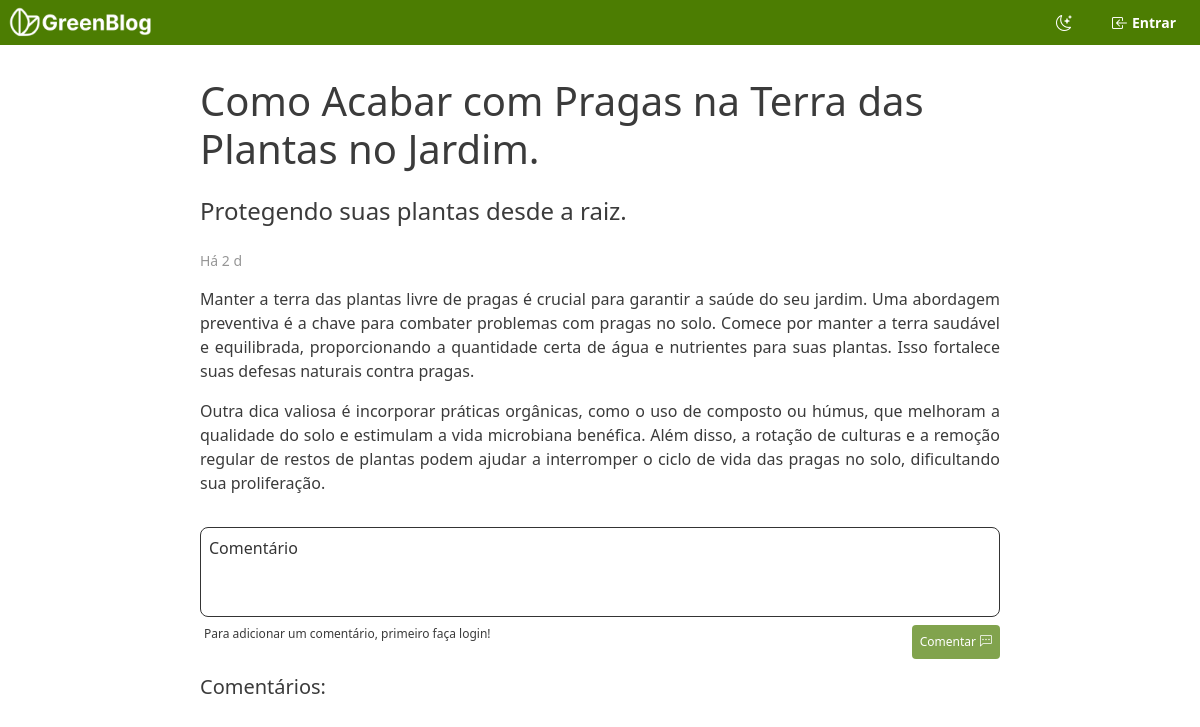
/post.php?id=10, run on the app's committed database.
### tables this page shows
CREATE TABLE posts (
        post_id integer primary key autoincrement,
        owner_id int not null references user(user_id),
        title varchar(80),
        subtitle text(100),
        content text,
        created_at timestamp DEFAULT CURRENT_TIMESTAMP
    );

### database/database.php (called while the page is built, shortened)
<?php
$db = new PDO("sqlite:" . DATABASE_PATH);
function get_post_by_id(String $id)
{
	global $db;
	$sql = "--sql
		SELECT * FROM posts WHERE post_id = '$id'
	";
	$query = $db->prepare($sql);
	$query->execute();
	$query = $query->fetch(PDO::FETCH_ASSOC);
	return $query;
}
function calculate_time_diff(String $date_str)
{
	$now = new DateTime('now');
	$date = new DateTime($date_str);
	$diff = $now->diff($date);
	$days = $diff->days;
	if ($days >= 1) {
		return 'Há ' . $days . ' d';
	}
	return '';
}

### post.php (the view, shortened to what this page needs)
<?php
include './database/database.php';
$header = include './header.php';
$post_id = $_GET['id'];
$post = get_post_by_id($post_id);
$date = $post['created_at'];
$created_at = calculate_time_diff($date);
?>
<!DOCTYPE html>
<html lang="pt-br">
<head>
  <link rel="stylesheet" href="/styles/global.css">
  <link rel="stylesheet" href="/styles/posts.css">
</head>
<body>
  <?= $header ?>
  <main id="container">
    <div id="content">
      <h1 class="h1"><?= $post['title'] ?></h1>
      <p class="h4" id="subtitle"><?= $post['subtitle'] ?></p>
      <div id="post_date">
        <span id="created_at">
          <?= $created_at ?>
        </span>
      </div>
      <div id="content_body">
        <?= $post['content'] ?>
      </div>
      <form action="/actions/comment.php" method="post" id="form">
        <textarea name="comment" id="comment_field" cols="30" rows="10" disabled required placeholder=Comentário></textarea>
        <div>
          <span>Para adicionar um comentário, primeiro faça login!</span>
          <button id="send_comment_bt" disabled>
            Comentar
            <span class="bi bi-chat-left-dots"></span>
          </button>
        </div>
      </form>
    </div>
    <div id="comments">
      <h5 class="h5">Comentários:</h5>
    </div>
  </main>
</body>
</html>

### styles/global.css (style rules this page uses)
:root { --primary-1: #D6FF97; --primary-2: #4C7D02; --primary-3: #213700; --font-1: #969696; --font-2: #343434; --font-3: #3b3b3b; --alert-1: rgb(238, 108, 68); --white: #FFFFFF; --header-height: 45px }
input, textarea { background-color: var(--back-color-input); color: var(--font-3); border: 1px solid var(--font-2); resize: none; border-radius: 8px; font-size: 16px; padding: 8px; }
input::placeholder, textarea::placeholder { color: var(--font-2); }
body { background-color: var(--back-color); }
* { margin: 0; padding: 0; box-sizing: border-box; color: var(--font-3); transition: .7s; }
button { background-color: var(--white); border: none; padding: 2px 8px; border-radius: 4px; display: flex; justify-content: center; align-items: center; gap: 4px; }
main { width: 100%; height: calc(100vh - var(--header-height)); margin-top: var(--header-height); }
#container { display: flex; flex-direction: column; align-items: center; width: 100%; height: calc(100vh - var(--header-height)); overflow-x: auto; padding: 16px; }

### styles/posts.css (style rules this page uses)
#content { max-width: 800px; width: 100%; display: flex; flex-direction: column; gap: 16px; padding: 16px 0; font-size: 18px; }
textarea { width: 100%; height: 90px; }
#form { display: flex; flex-direction: column; align-items: end; gap: 8px; }
#form>div { width: 100%; display: flex; justify-content: space-between; font-size: 12px; padding-left: 4px; }
#send_comment_bt { padding: 8px; background-color: var(--primary-2); color: var(--white); font-weight: 500; }
#send_comment_bt>span { color: var(--white); }
#send_comment_bt:disabled { opacity: .7; }
#content_body { text-align: justify; line-height: 24px; font-size: 16px; }
#comments { max-width: 800px; width: 100%; display: flex; flex-direction: column; gap: 20px; padding-bottom: 50px; }
#post_date { display: flex; font-size: 14px; font-weight: 500; text-align: start; justify-content: space-between; }
#created_at { color: var(--font-1); }

### data on the page
posts: title "Como Acabar com Pragas na Terra das Plantas no Jardim.", subtitle "Protegendo suas plantas desde a raiz.", created_at "Há 2 d", content "Manter a terra das plantas livre de pragas é crucial para garantir a saúde do seu jardim. Uma abordagem preventiva é a chave para combater problemas com pragas no solo. Comece por manter a terra saudável e equilibrada, proporcionando a quantidade certa de água e nutrientes para suas plantas. Isso fortalece suas defesas naturais contra pragas. Outra dica valiosa é incorporar práticas orgânicas, como o uso de composto ou húmus, que melhoram a qualidade do solo e estimulam a vida microbiana benéfica. Além disso, a rotação de culturas e a remoção regular de restos de plantas podem ajudar a interromper o ciclo de vida das pragas no solo, dificultando sua proliferação."
